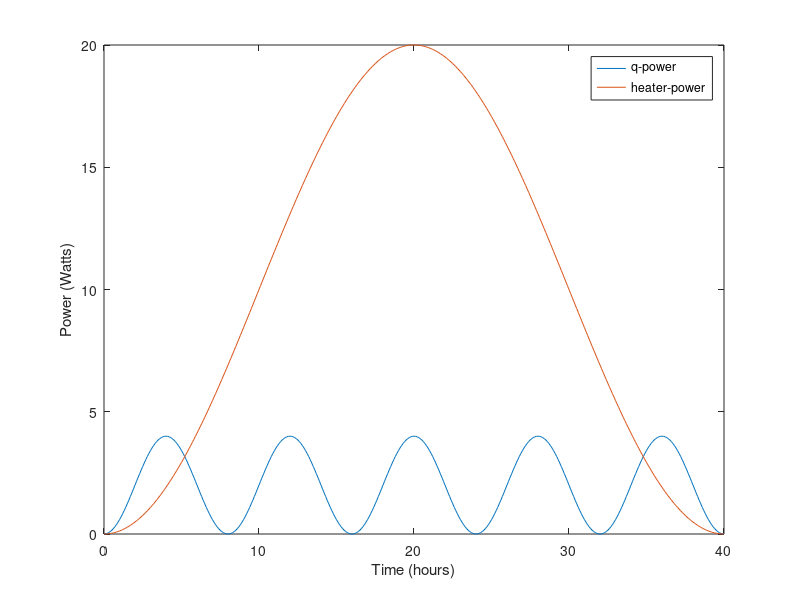

Here is the MATLAB script that generated this plot:
heater_period = 40;
q_period      = 8;
t = (0:0.1:heater_period)'; % time in hours
q_power = 4*sin(pi*t/q_period).^2;
heater_power = 20*sin(pi*t/heater_period).^2;
figure
plot(t, [q_power, heater_power]);
xlabel('Time (hours)')
ylabel('Power (Watts)')
legend({'q-power', 'heater-power'})